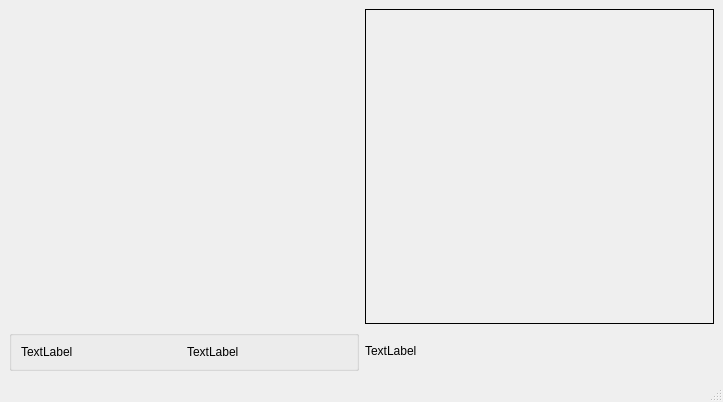
<?xml version="1.0" encoding="UTF-8"?>
<ui version="4.0">
 <class>MainWindow</class>
 <widget class="QMainWindow" name="MainWindow">
  <property name="geometry">
   <rect>
    <x>0</x>
    <y>0</y>
    <width>723</width>
    <height>402</height>
   </rect>
  </property>
  <property name="windowTitle">
   <string>Capture</string>
  </property>
  <widget class="QWidget" name="centralwidget">
   <layout class="QGridLayout" name="grid_layout">
    <item row="0" column="1">
     <widget class="QLabel" name="predicted_letter">
      <property name="font">
       <font>
        <pointsize>100</pointsize>
       </font>
      </property>
      <property name="frameShape">
       <enum>QFrame::Box</enum>
      </property>
      <property name="text">
       <string/>
      </property>
     </widget>
    </item>
    <item row="2" column="1">
     <widget class="QLabel" name="asl_label">
      <property name="text">
       <string>TextLabel</string>
      </property>
     </widget>
    </item>
    <item row="0" column="0">
     <spacer name="verticalSpacer">
      <property name="orientation">
       <enum>Qt::Vertical</enum>
      </property>
      <property name="sizeHint" stdset="0">
       <size>
        <width>20</width>
        <height>40</height>
       </size>
      </property>
     </spacer>
    </item>
    <item row="2" column="0">
     <widget class="QGroupBox" name="groupBox">
      <property name="title">
       <string/>
      </property>
      <layout class="QHBoxLayout" name="horizontalLayout">
       <item>
        <widget class="QLabel" name="input_image">
         <property name="text">
          <string>TextLabel</string>
         </property>
        </widget>
       </item>
       <item>
        <widget class="QLabel" name="cropped_image">
         <property name="text">
          <string>TextLabel</string>
         </property>
        </widget>
       </item>
      </layout>
     </widget>
    </item>
   </layout>
  </widget>
  <widget class="QMenuBar" name="menubar">
   <property name="geometry">
    <rect>
     <x>0</x>
     <y>0</y>
     <width>723</width>
     <height>24</height>
    </rect>
   </property>
  </widget>
  <widget class="QStatusBar" name="statusbar"/>
 </widget>
 <resources/>
 <connections/>
</ui>
